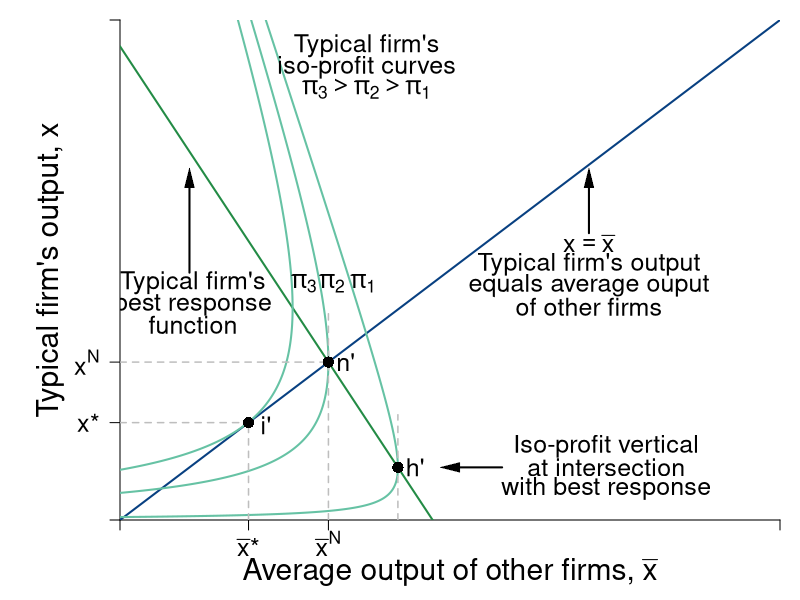

The R script that drew this image:
require(shape)
pdf(file = "competitionmarkets/competition_average.pdf", width = 9, height = 7)

#Set parameters for graphics
axislabelsize <- 1.8
labelsize <- 1.5
namesize <- 1.8
annotatesize <- 1.5
graphlinewidth <- 2
segmentlinewidth <- 1.5

COL <- c("#7fc97f", "#beaed4", "#fdc086", "#ffff99", "#386cb0", "#f0027f", "#bf5b17", "#666666")
COLA <- c("#99d8c9","#66c2a4","#41ae76", "#238b45", "#005824")
COLB <- c("#4eb3d3", "#2b8cbe", "#0868ac","#084081")

par(mar =  c(4, 6, 1, 1))

piA <- function(xbar, x, s = 0.5, pmax = 20, c1 = 2, n = 5) {
  (pmax - s*(n - 1)*xbar)*x - s*(x)^2 - c1*x
}

brfA <- function(xbar, s = 0.5, pmax = 20, c1 = 2, n = 5) {
  (pmax - c1)/(2*s) - ((n-1)/(2))*xbar
}

Equal45 <- function(xbar, slope = 1){
  slope*xbar
}

xANEcomp <- function(pbar, c1 = 2, n = 8, beta = 0.5){
  (1/(n+1))*(pbar - c1)/beta
}


xlims <- c(0, 19)
ylims <- c(0, 19)

npts <- 501 
x <- seq(xlims[1], xlims[2], length.out = npts)
y <- seq(ylims[1], ylims[2], length.out = npts) 
a <- c(2, 18, 32.5)
b <- c(60, 72, 81)


plot(0, 0, xlim = xlims, ylim = ylims, type = "n",
     xlab = expression(paste("")),
     ylab = expression(paste("")), 
     xaxt = "n", 
     yaxt = "n", 
     cex.lab = axislabelsize, 
     bty = "n",
     xaxs="i", 
     yaxs="i")

ticksy <- c(0, 3.7, 6, ylims[2])
ylabels <- c(NA, expression(paste(x,"*")), expression(paste(x^N)), NA)
ticksx <- c(0, 3.7, 6, xlims[2])
xlabels <- c(NA, expression(paste(bar(x),"*")), expression(paste(bar(x)^{N})), NA)


axis(1, at = ticksx, pos = 0, labels = xlabels, cex.axis = labelsize)
axis(2, at = ticksy, pos = 0, labels = ylabels, las = 1, cex.axis = labelsize)

npts <- 500 
xx1 <- seq(xlims[1], xlims[2], length.out = npts)

lines(xx1, brfA(xx1, s = 0.5, pmax = 20, c1 = 2, n = 5), col = COLA[4], lwd = graphlinewidth)
lines(xx1, Equal45(xx1, slope = 1), col = COLB[4], lwd = graphlinewidth)

contour(x, y,
        outer(x, y, piA),
        #labels = c("v1", "v2", "v3"),
        drawlabels = FALSE,
        col = COLA[2],
        #xlab = expression(paste("A's Apples, ", x)),
        #ylab = expression(paste("A's Oranges, ", y)),
        #cex.lab = axislabelsize,
        lwd = graphlinewidth,
        levels = a,
        xaxs="i",
        yaxs="i",
        add = TRUE)

mtext(expression(paste("Average output of other firms, ", bar(x))), side=1, line = 2.5, cex = axislabelsize)
text(-2, 0.5*ylims[2], expression(paste("Typical firm's output, ", x)), xpd = TRUE, cex = axislabelsize, srt = 90) 




segments(0, 6, 6, 6, lty = 2, col = "gray" , lwd = segmentlinewidth)
segments(6, 0, 6, 8, lty = 2, col = "gray" , lwd = segmentlinewidth)
points(6, 6, pch = 16, col = "black", cex = 1.5)
text(6.5, 6, expression(paste(n,"'")), cex = labelsize)
segments(0, 3.7, 3.7, 3.7, lty = 2, col = "gray" , lwd = segmentlinewidth)
segments(3.7, 0, 3.7, 3.7, lty = 2, col = "gray" , lwd = segmentlinewidth)
points(3.7, 3.7, pch = 16, col = "black", cex = 1.5)
text(4.2, 3.6, expression(paste(i,"'")), cex = labelsize)
segments(8, brfA(xbar = 8) - 2, 8, brfA(xbar = 8) + 2, lty = 2, col = "gray" , lwd = segmentlinewidth)
points(8, brfA(xbar = 8), pch = 16, col = "black", cex = 1.5)
text(8.5, brfA(xbar = 8), expression(paste(h,"'")), cex = labelsize)


text(14, brfA(xbar = 8) + 0.8, expression(paste("Iso-profit vertical")), cex = annotatesize)
text(14, brfA(xbar = 8), expression(paste("at intersection")), cex = annotatesize)
text(14, brfA(xbar = 8) - 0.8, expression(paste("with best response")), cex = annotatesize)
Arrows(11, brfA(xbar = 8), 9.5, brfA(xbar = 8), col = "black", lty = 1, lwd = 2, arr.type = "triangle", arr.lwd = 0.5)

Arrows(13.5, 10.9, 13.5, 13, col = "black", lty = 1, lwd = 2, arr.type = "triangle", arr.lwd = 0.5)
text(13.5, 10.5, expression(paste(x == bar(x))), cex = annotatesize)
text(13.5, 9.7, expression(paste("Typical firm's output")), cex = annotatesize)
text(13.5, 8.9, expression(paste("equals average ouput")), cex = annotatesize)
text(13.5, 8.1, expression(paste("of other firms")), cex = annotatesize)

text(2.1, 9, expression(paste("Typical firm's")), cex = annotatesize)
text(2.1, 8.2, expression(paste("best response")), cex = annotatesize)
text(2.1, 7.4, expression(paste("function")), cex = annotatesize)
Arrows(2, 9.4, 2, 13, col = "black", lty = 1, lwd = 2, arr.type = "triangle", arr.lwd = 0.5)


#Label the iso-welfare functions for the HG, Aisha
text(7, 9, expression(pi[1]), cex = annotatesize)
text(6.1, 9, expression(pi[2]), cex = annotatesize)
text(5.3, 9, expression(pi[3]), cex = annotatesize)
text(7.1, 18, expression("Typical firm's"), cex = annotatesize)
text(7.1, 17.2, expression("iso-profit curves"), cex = annotatesize)
text(7.1, 16.4, expression(paste(pi[3] > pi[2], phantom() > pi[1])), cex = annotatesize)


#B's brf
text(7, 30, expression(paste("A's best response")), cex = annotatesize)
text(7, 29, expression(paste("function")), cex = annotatesize)
Arrows(7, 28.2, 7, 23.5, col = "black", lty = 1, lwd = 2, arr.type = "triangle", arr.lwd = 0.5)


dev.off()
